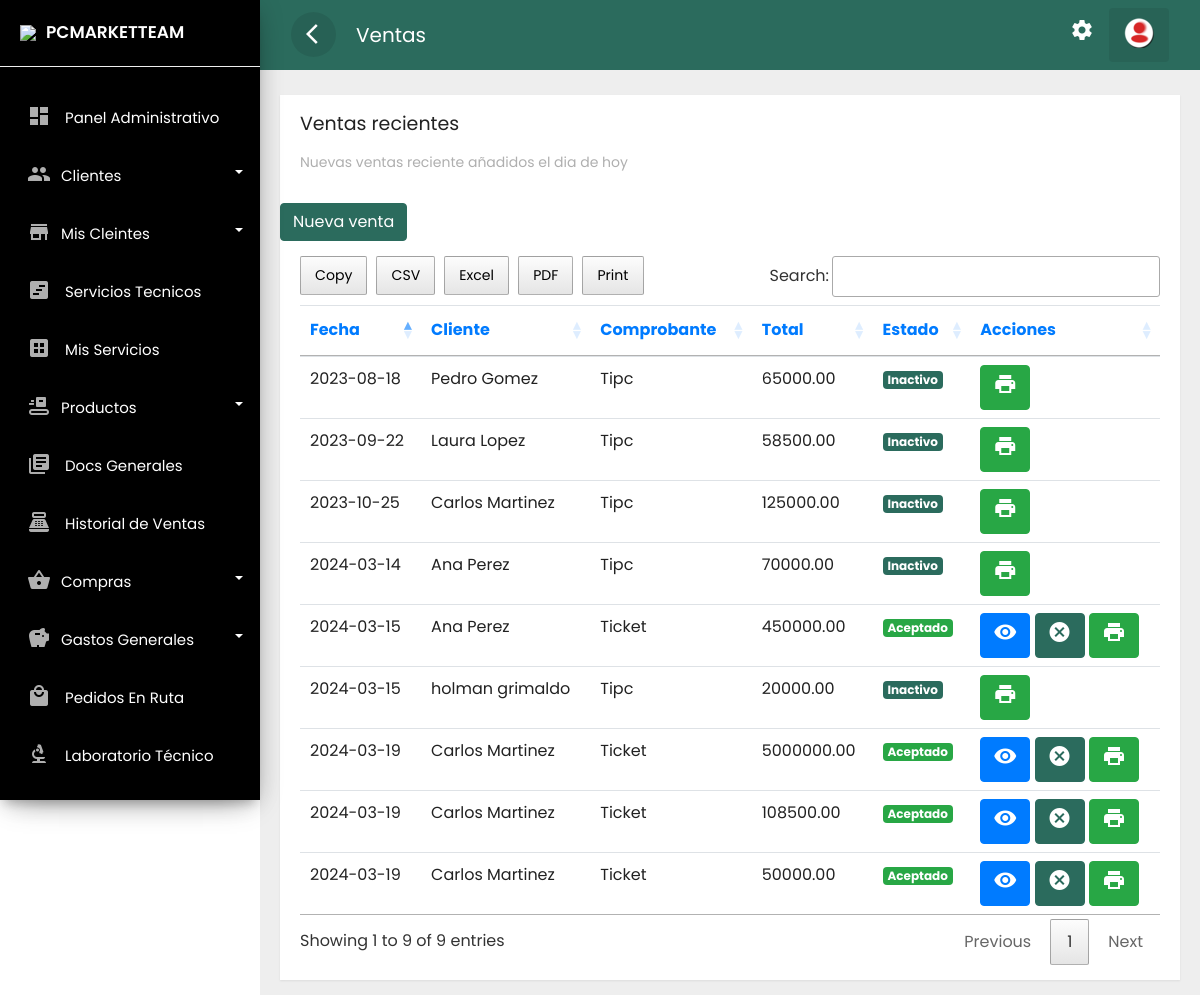
The app's page /frontend/venta/mostrar.php (signed in), older data.
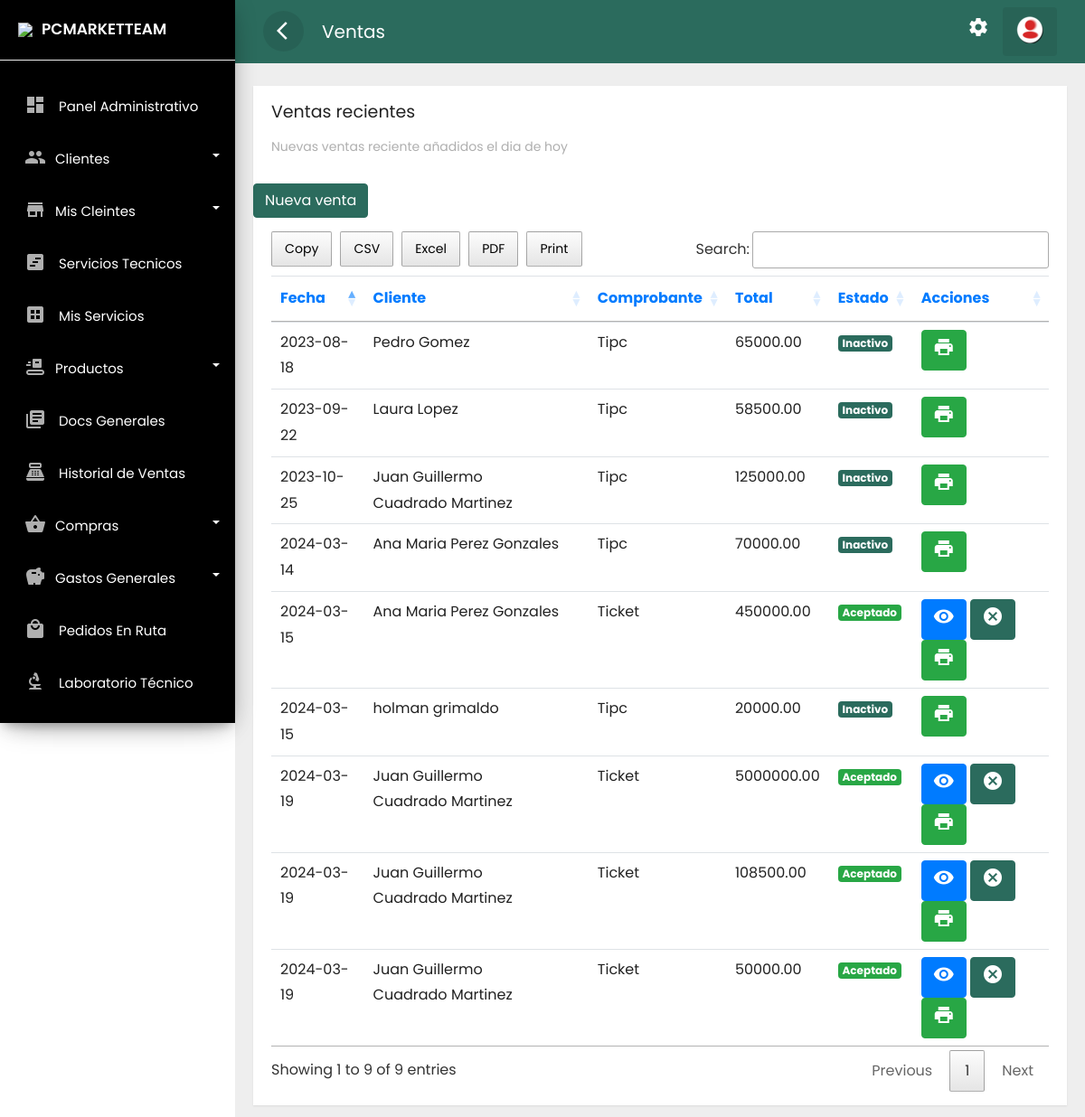
The same page, newer data.
### tables this page shows
CREATE TABLE `orders` (
  `idord` int(11) NOT NULL,
  `user_id` int(11) NOT NULL,
  `user_cli` int(11) NOT NULL,
  `method` text NOT NULL,
  `total_products` text NOT NULL,
  `total_price` decimal(10,2) NOT NULL,
  `placed_on` text NOT NULL,
  `payment_status` text NOT NULL,
  `tipc` text NOT NULL
);

CREATE TABLE `clientes` (
  `idclie` int(11) NOT NULL,
  `numid` char(8) NOT NULL,
  `nomcli` text NOT NULL,
  `apecli` text NOT NULL,
  `naci` date NOT NULL,
  `correo` text NOT NULL,
  `celu` char(10) NOT NULL,
  `estad` varchar(15) NOT NULL,
  `fere` timestamp NOT NULL DEFAULT current_timestamp(),
  `dircli` text DEFAULT NULL,
  `ciucli` text DEFAULT NULL,
  `idsede` text DEFAULT NULL
);

### frontend/venta/mostrar.php (the view, shortened to what this page needs)
<?php if(isset($_SESSION['id'])) { ?>
<!doctype html>
<html lang="es">
<head>
    <link rel="stylesheet" href="../../backend/css/bootstrap.min.css">
    <link rel="stylesheet" href="../../backend/css/custom.css">
    <link rel="stylesheet" href="../../backend/css/loader.css">
    <link rel="stylesheet" type="text/css" href="../../backend/css/datatable.css">
    <link rel="stylesheet" type="text/css" href="../../backend/css/buttonsdataTables.css">
    <link rel="stylesheet" type="text/css" href="../../backend/css/font.css">
</head>
<body>
    <div class="wrapper">
        <?php    include_once '../layouts/nav.php';  include_once '../layouts/menu_data.php';    ?>
        <nav id="sidebar">
            <div class="sidebar-header">
                <h3><img src="../../backend/img/favicon.png" class="img-fluid"><span>PCMARKETTEAM</span></h3>
            </div>
            <?php renderMenu($menu); ?>
        </nav>
        <div id="content">
            <div class="top-navbar">
                <nav class="navbar navbar-expand-lg">
                    <div class="container-fluid">
                        <button type="button" id="sidebarCollapse" class="d-xl-block d-lg-block d-md-mone d-none">
                            <span class="material-icons">arrow_back_ios</span>
                        </button>
                        <a class="navbar-brand" href="#"> Ventas </a>
                        <div class="collapse navbar-collapse d-lg-block d-xl-block d-sm-none d-md-none d-none"
                            id="navbarSupportedContent">
                            <ul class="nav navbar-nav ml-auto">
                                <li class="nav-item">
                                    <a class="nav-link" href="../cuenta/configuracion.php">
                                        <span class="material-icons">settings</span>
                                    </a>
                                </li>
                                <li class="dropdown nav-item active">
                                    <a href="#" class="nav-link" data-toggle="dropdown">
                                        <img src="../../backend/img/reere.png">
                                    </a>
                                </li>
                            </ul>
                        </div>
                    </div>
                </nav>
            </div>
            <div class="main-content">
                <div class="row ">
                    <div class="col-lg-12 col-md-12">
                        <div class="card" style="min-height: 485px">
                            <div class="card-header card-header-text">
                                <h4 class="card-title">Ventas recientes</h4>
                                <p class="category">Nuevas ventas reciente añadidos el dia de hoy</p>
                            </div>
                            <br>
                            <a href="../venta/nuevo.php" class="btn btn-danger text-white">Nueva venta</a>
                            <br>
                            <div class="card-content table-responsive">
                                <?php
                               require '../../backend/bd/ctconex.php';
 $sentencia = $connect->prepare("SELECT orders.idord, orders.user_id, clientes.idclie,clientes.numid, clientes.nomcli, clientes.apecli, clientes.celu, orders.method, orders.total_products, orders.total_price, orders.placed_on, orders.payment_status, orders.tipc FROM orders INNER JOIN clientes on orders.user_cli = clientes.idclie order BY idord DESC;");
 $sentencia->execute();
$data =  array();
if($sentencia){
  while($r = $sentencia->fetchObject()){
    $data[] = $r;
  }
}
   ?>
                                <?php if(count($data)>0):?>
                                <table class="table table-hover" id="example">
                                    <thead class="text-primary">
                                        <tr>
                                            <th>Fecha</th>
                                            <th>Cliente</th>
                                            <th>Comprobante</th>
                                            <th>Total</th>
                                            <th>Estado</th>
                                            <th>Acciones</th>
                                        </tr>
                                    </thead>
                                    <tbody>
                                        <?php foreach($data as $g):?>
                                        <tr>
                                            <td><?php echo  $g->placed_on; ?></td>
                                            <td><?php echo $g->nomcli ?>&nbsp;<?php echo $g->apecli ?></td>
                                            <td><?php echo  $g->tipc; ?></td>
                                            <td><?php echo  $g->total_price; ?></td>
                                            <td><?php    if($g->payment_status =='Aceptado')  { ?>
                                                <span class="badge badge-success">Aceptado</span>
                                                <?php  }   else {?>
                                                <span class="badge badge-danger">Inactivo</span>
                                                <?php  } ?>
                                            </td>
                                            <td>
                                                <?php    if($g->payment_status =='Aceptado')  { ?>
                                                <a class="btn btn-primary text-white"
                                                    href="../venta/informacion.php?id=<?php echo  $g->idord; ?>"><i
                                                        class='material-icons' data-toggle='tooltip'
                                                        title='info'>visibility</i></a>
                                                <a class="btn btn-danger text-white"
                                                    href="../venta/cancelar.php?id=<?php echo  $g->idord; ?>"><i
                                                        class='material-icons' data-toggle='tooltip'
                                                        title='cancelar'>cancel</i></a>
                                                <a class="btn btn-success text-white"
                                                    href="../venta/ticket.php?id=<?php echo  $g->idord; ?>"><i
                                                        class='material-icons' data-toggle='tooltip'
                                                        title='crear'>print</i></a>
                                                <?php  }   else {?>
                                                <a class="btn btn-success text-white"
                                                    href="../venta/ticket.php?id=<?php echo  $g->idord; ?>"><i
                                                        class='material-icons' data-toggle='tooltip'
                                                        title='crear'>print</i></a>
                                                <?php  } ?>
                                            </td>
                                        </tr>
                                        <?php endforeach; ?>
                                    </tbody>
                                </table>
                                <?php endif; ?>
                            </div>
                        </div>
                    </div>
                </div>
            </div>
        </div>
    </div>
</body>
</html>
<?php }else{
    header('Location: ../error404.php');
 } ?>

### frontend/layouts/nav.php
<?php
function renderMenu($items)
{
    echo '<ul class="list-unstyled components">';
    foreach ($items as $item) {
        if (isset($item['children'])) {
            echo '<li class="dropdown">
                    <a href="#' . $item['id'] . '" data-toggle="collapse" aria-expanded="false" class="dropdown-toggle">
                        <i class="material-icons">' . $item['icon'] . '</i><span>' . $item['label'] . '</span>
                    </a>
                    <ul class="collapse list-unstyled menu" id="' . $item['id'] . '">';
            renderMenu($item['children']);
            echo '</ul></li>';
        } else {
            echo '<li>
                    <a href="' . $item['url'] . '">
                        ' . (isset($item['icon']) ? '<i class="material-icons">' . $item['icon'] . '</i>' : '') . '
                        <span>' . $item['label'] . '</span>
                    </a>
                  </li>';
        }
    }
    echo '</ul>';
}
?>

### backend/css/custom.css (style rules this page uses)
body, html { line-height: 1.8; font-family: 'Poppins', sans-serif; color: #555e58; text-transform:none; text-rendering: optimizeLegibility !important; -webkit-font-smoothing: antialiased !important; font-weight: 400; margin:0px; padding:0px; }
h1, h2, h3, h4, h5, h6, .h1, .h2, .h3, .h4 { font-weight: 400; line-height: 1.5em; }
p { font-size: 15px; margin: 12px 0 0; line-height: 24px; }
a { color: #333; font-weight: 400; }
button { cursor:pointer; }
ul, ol { padding: 0; margin:0px; list-style: none; }
a, a:hover, a:focus { color: #333; text-decoration: none; transition: all 0.3s; }
.material-icons { font-family: 'Material Icons'; font-weight: normal; font-style: normal; font-size: 24px; display: inline-block; line-height: 1; text-transform: none; letter-spacing: normal; word-wrap: normal; white-space: nowrap; direction: ltr; -webkit-font-smoothing: antialiased; text-rendering: optimizeLegibility; -moz-osx-font-smoothing: grayscale; font-feature-settings: 'liga'; }
.wrapper { position: relative; width:100%; overflow:auto; }
#sidebar { position:fixed; height:100vh!important; top: 0; bottom: 0; left: 0; z-index:11; width: 260px; overflow:auto; transition:all 0.3s ; background: black; box-shadow: 0 10px 30px -12px rgb(0 0 0 / 42%), 0 4px 25px 0px rgb(0 0 0 / 12%), 0 8px 10px -5px rgb(0 0 0 / 20%); }
#sidebar .sidebar-header { padding:20px; background-color:black; border-bottom:1px solid #eee; }
.sidebar-header h3 { color:white; font-size:17px; margin:0px; text-transform:none; transition:all 0.5s ease; font-weight:600; }
.sidebar-header h3 img { width:45px; margin-right:10px; }
#sidebar ul li { padding:2px 7px; }
.dropdown-toggle::after { position: absolute; right: 10px; top: 23px; }
#sidebar ul.components { padding: 20px 0; }
#sidebar ul li a { padding: 10px; line-height: 30px; border-radius:5px; font-size: 15px; position:relative; font-weight: 400; display: block; color: white; }
#sidebar ul li a span { text-transform:none; display:inline-block; color: white; }
#sidebar ul li a i { position: relative; margin-right: 10px; top: 5px; color: #afafaf; margin-left: 10px; }
#content { position: relative; transition: all 0.3s; background-color: #EEEEEE; }
.top-navbar { width:100%; z-index:9; position:relative; }
.main-content { padding:10px 20px 0px 20px; position: relative; width: 100%; }
.navbar { background-color: #2B6B5D; color: #FFFFFF; }
.navbar-brand { color: #FFFFFF; }
.navbar button { background-color:transparent; border:none; }
.navbar button span { color:#fff; }
#sidebarCollapse { border-radius:50%; width:45px; height:45px; text-align:center; line-height:45px; margin-right:20px; border:none; color: #FFFFFF; background-color: rgba(0, 0, 0, 0.09); }
#sidebarCollapse span { margin: 9px; padding: 0px; }
.navbar-nav > li.active { color: #FFFFFF; border-radius:4px; background-color: rgba(0, 0, 0, 0.08); }
.navbar-nav > li > a { color: #FFFFFF; }
.navbar-nav li a { position: relative; display: block; padding: 10px 15px!important; }
.card { margin: 10px 0; }
.card { border-radius: 0px!important; }
.card { display: inline-block; position: relative; border:none!important; width: 100%; margin:15px 0; box-shadow: 0 1px 2px rgb(0 0 0 / 8%); border-radius: 6px; color: rgba(0,0,0, 0.87); background: #fff; }
.card .card-header { padding: 15px 20px 0; z-index: 3; background-color:#fff!important; border-bottom:none; }
.card .card-content { padding: 15px 20px; position: relative; }
.card .category:not([class*="text-"]) { color: #afafaf; font-size: 14px; font-weight: 400; }
.card .card-title:not(.card-calendar .card-title) { margin-top: 0; margin-bottom: 5px; }
.card .card-header-text h4 { margin-top: 0; margin-bottom: 3px; font-size:19px; font-weight: 400; color: #222222; text-decoration: none; }
.table > thead > tr > th { border-bottom-width: 1px; font-size: 16px; font-weight: 400; }
@media only screen and (min-width:992px) { #content { width: calc(100% - 260px); position: relative; float: right; transition: all 0.3s; background-color: #EEEEEE; } }

Row changes from the older to the newer data that the page shows:
changed through a linked row, orders (number 1 of 9 on the later page): clientes.nomcli "Carlos" → "Juan Guillermo Cuadrado"
changed through a linked row, orders (number 2 of 9 on the later page): clientes.nomcli "Carlos" → "Juan Guillermo Cuadrado"
changed through a linked row, orders (number 3 of 9 on the later page): clientes.nomcli "Carlos" → "Juan Guillermo Cuadrado"
changed through a linked row, orders (number 4 of 9 on the later page): clientes.nomcli "Ana" → "Ana Maria"; clientes.apecli "Perez" → "Perez Gonzales"
changed through a linked row, orders (number 5 of 9 on the later page): clientes.nomcli "Carlos" → "Juan Guillermo Cuadrado"
changed through a linked row, orders (number 8 of 9 on the later page): clientes.nomcli "Ana" → "Ana Maria"; clientes.apecli "Perez" → "Perez Gonzales"
